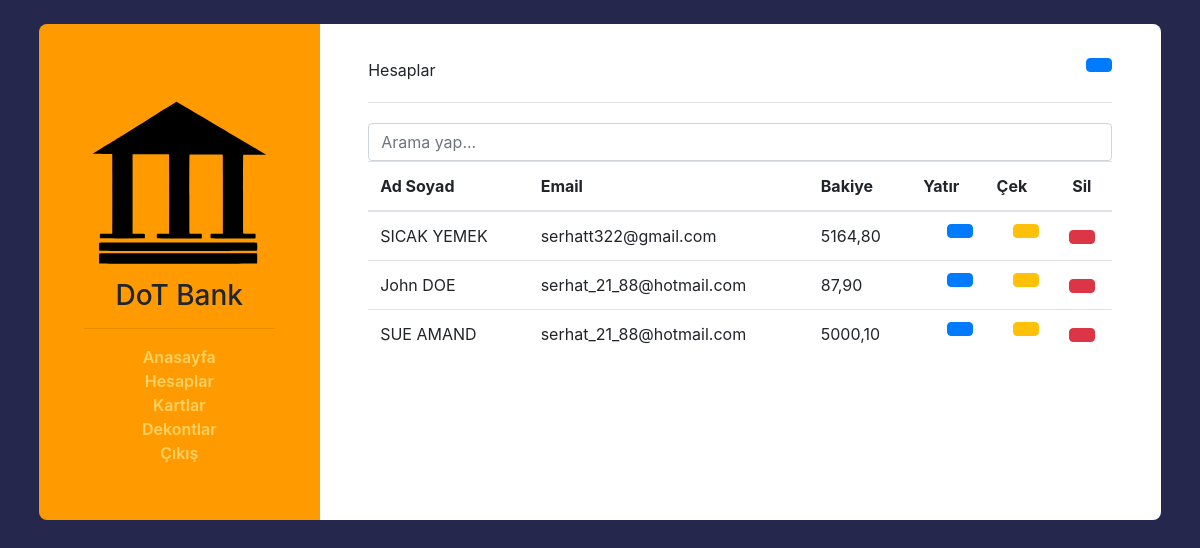
The page /user/ on the database as committed earlier.
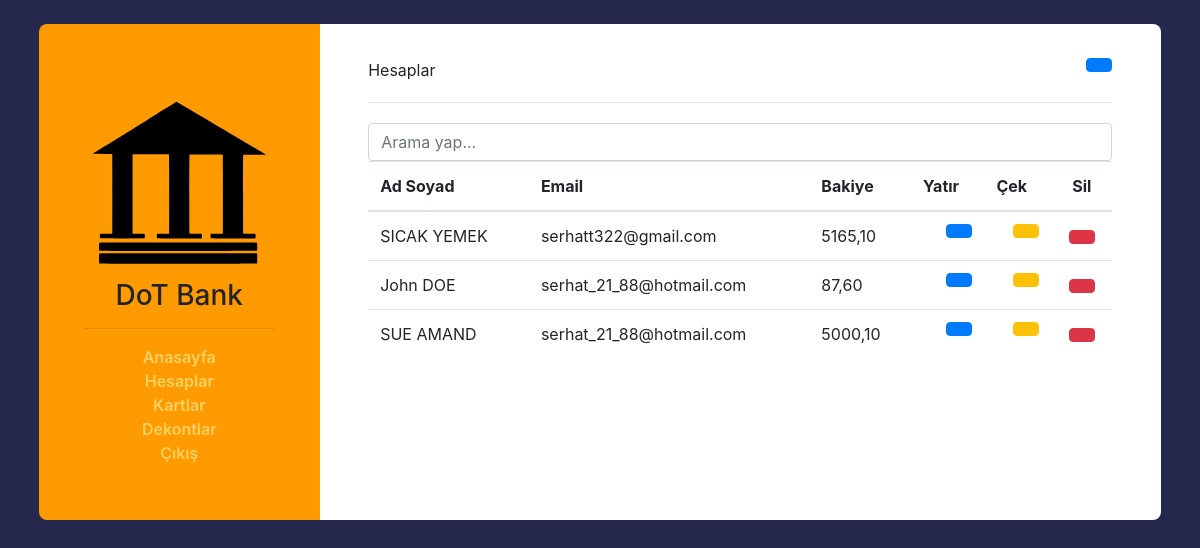
The same page on the database as committed later.
### model/__init__.py (models this page shows)
class User(db.Model):
    id = db.Column(db.Integer, primary_key=True, unique=True, autoincrement=True)
    name = db.Column(db.Text)
    surname = db.Column(db.Text)
    email = db.Column(db.Text)
    amount = db.Column(db.Integer)
    createddate = db.Column(db.Text, default=getdate())

### controller/homeController.py (the view, shortened to what this page needs)
@backend.route("/user/", methods=["GET", "POST"])
def user():
    users = userEvents.viewall()
    return render_template("user.html", users=users, amountformat=userEvents.amountformatter)

### model/userEvents.py (called while the page is built)
def viewall(): return User.query.all()

def amountformatter(amount):
    stramount = str(amount)
    if len(stramount) < 3:
        return "0," + stramount[len(stramount) - 2] + "" + stramount[len(stramount) - 1]
    return stramount[0:len(stramount)-2]+"," + stramount[len(stramount)-2] + "" + stramount[len(stramount)-1]

### templates/user.html (shortened to what this page needs)
{% extends "layout.html"%}
{% block body %}
<div class="col-md-12">
  Hesaplar
  <button type="button" class="btn btn-primary btn-rounded btn-icon float-right" data-toggle="modal" data-target="#adduser">
  </button>
</div>
<div class="col-md-12">
  <hr style="margin-top: 20px; margin-bottom: 20px;"/>
</div>
<div class="mst-form col-md-12">
    <input class="form-control" id="filterinput" type="text" placeholder="Arama yap...">
    {% if users == [] %}
        <div class="alert alert-warning">Kayıt yok</div>
    {% else %}
    <div class="table-responsive table-hover">
        <table class="table">
            <thead>
                <tr>
                    <th>Ad Soyad</th>
                    <th>Email</th>
                    <th>Bakiye</th>
                    <th>Yatır</th>
                    <th>Çek</th>
                    <th><center>Sil</center></th>
                </tr>
            </thead>
            <tbody id="filtertable">
            {% for user in users %}
                <tr>
                    <td>{{ user.name + " " + user.surname }}</td>
                    <td>{{ user.email }}</td>
                    <td>{{ amountformat(user.amount) }}</td>
                    <td>
                        <center>
                            <button type="button" class="btn btn-primary btn-rounded btn-icon float-right" data-toggle="modal" data-target="#deposit{{user.id}}">
                            </button>
                        </center>
                    </td>
                    <td>
                        <center>
                            <button type="button" class="btn btn-warning btn-rounded btn-icon float-right" data-toggle="modal" data-target="#withdraw{{user.id}}">
                            </button>
                        </center>
                    </td>
                    <td>
                        <center>
                            <form action="{{url_for('.user')}}" method="POST">
                                <button type="submit" name="event" value="deleteuser" class="btn btn-danger btn-rounded">
                                </button>
                            </form>
                        </center>
                    </td>
                </tr>
      {% endfor %}
      </tbody>
    </table>
  </div>
{% endif %}
</div>
{% endblock %}

### templates/layout.html (shortened to what this page needs)
<!DOCTYPE html>
<html lang="tr"><head>
    <link rel="stylesheet" href="https://maxcdn.bootstrapcdn.com/bootstrap/4.0.0/css/bootstrap.min.css">
  <link rel="stylesheet" href="{{ url_for('static', filename='student.css') }}"/>
    <link rel="stylesheet" href="https://cdnjs.cloudflare.com/ajax/libs/MaterialDesign-Webfont/5.8.55/css/materialdesignicons.min.css" />
</head>
<body>
  <div class="container contact">
	<div class="row">
		<div class="col-md-3">
			<div class="mst-info">
				<img class="img-fluid mx-auto d-block rounded" src="{{ url_for('static', filename='img/') }}bank.svg" alt="image">
				<h3 class="text-center">DoT Bank</h3>
                <hr>
                <ul class="mylist">
                  <li><a href="{{url_for('.home')}}">Anasayfa</a></li>
                  <li><a href="{{url_for('.user')}}">Hesaplar</a></li>
                  <li><a href="{{url_for('.card')}}">Kartlar</a></li>
                  <li><a href="{{url_for('.receipt')}}">Dekontlar</a></li>
                  <li><a href="{{ url_for('.home') }}">Çıkış</a></li>
                </ul>
			</div>
		</div>
		<div class="col-md-9">
          {% block body%}
          {%endblock%}
		</div>
	</div>
</div>
</body>
</html>

### static/student.css (style rules this page uses)
body { background-color: #25274d; }
.mylist { flex-direction: column; padding-left: 0; margin-bottom: 10px; list-style-type: none; font-weight: 600; text-align: center; }
a { color: #ffd162; }
.contact { padding: 2%; height: auto; }
.col-md-3 { background: #ff9b00; padding: 4%; border-top-left-radius: 0.5rem; border-bottom-left-radius: 0.5rem; }
.mst-info { margin-top:10%; }
.col-md-9 { background: #fff; padding: 3%; border-top-right-radius: 0.5rem; border-bottom-right-radius: 0.5rem; }

Rows that differ between the two databases and show on the page:
changed User "SICAK YEMEK": amount "5164,80" → "5165,10"
changed User "John DOE": amount "87,90" → "87,60"
